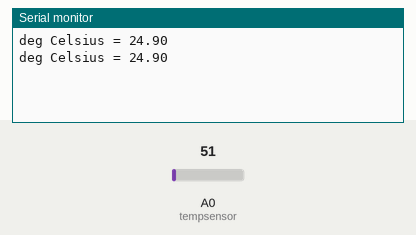
Recording of a sketch running on a simulated Arduino Uno, built with avr-gcc and run on an emulated ATmega328P. Shown: the last lines printed to the serial monitor. The inputs (shaded band) are chosen by the test bench; at power-on: A0 (tempsensor) = 51.

Above: at 1.8 s.
1.9 s: A0 (tempsensor) set to 61
At 2.8 s:
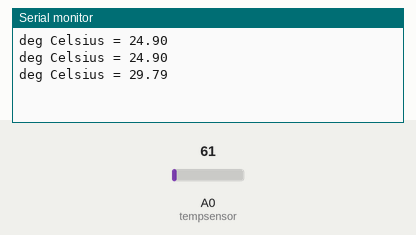
3.4 s: A0 (tempsensor) set to 71
At 4.7 s:
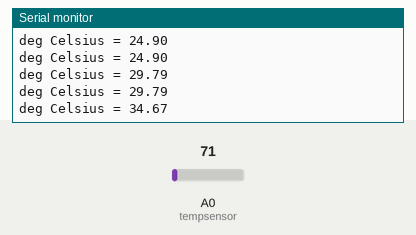
Timing chart, 0 to 6.4 s (numbered marks = the images above; inputs shaded):
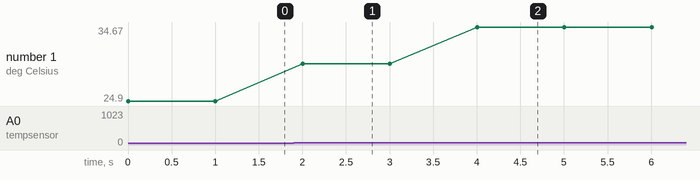

Measured:
- after the input at 1.9 s, the serial monitor: prints a new line after 0.10 s (image 1)
- after the input at 3.4 s, the serial monitor: prints a new line after 0.61 s (image 2)
- plotted number 1: 24.9 → 29.79 after the input at 1.9 s, 29.79 → 34.67 after the input at 3.4 s

The sketch:

Analog_Temperature_Sensor.ino
```cpp
/*
  Project: Analog Temperature Sensor (e.g., LM35)
  Description:
    - Reads analog temperature data from sensor connected to A0.
    - Converts the reading to degrees Celsius and prints it to Serial Monitor.
*/

int tempsensor = A0;  // Connect sensor output to A0

void setup() {
  pinMode(tempsensor, INPUT); // Set temperature sensor pin as input
  Serial.begin(9600);         // Start serial communication
}

void loop() {
  float val = analogRead(tempsensor);  // Read sensor value (0–1023)
  float celc = (val * 500.0) / 1024.0; // Convert analog value to °C

  Serial.println("");
  Serial.print("deg Celsius = ");
  Serial.println(celc);
  Serial.println("");

  delay(1000); // Wait for 1 second before next reading
}
```
